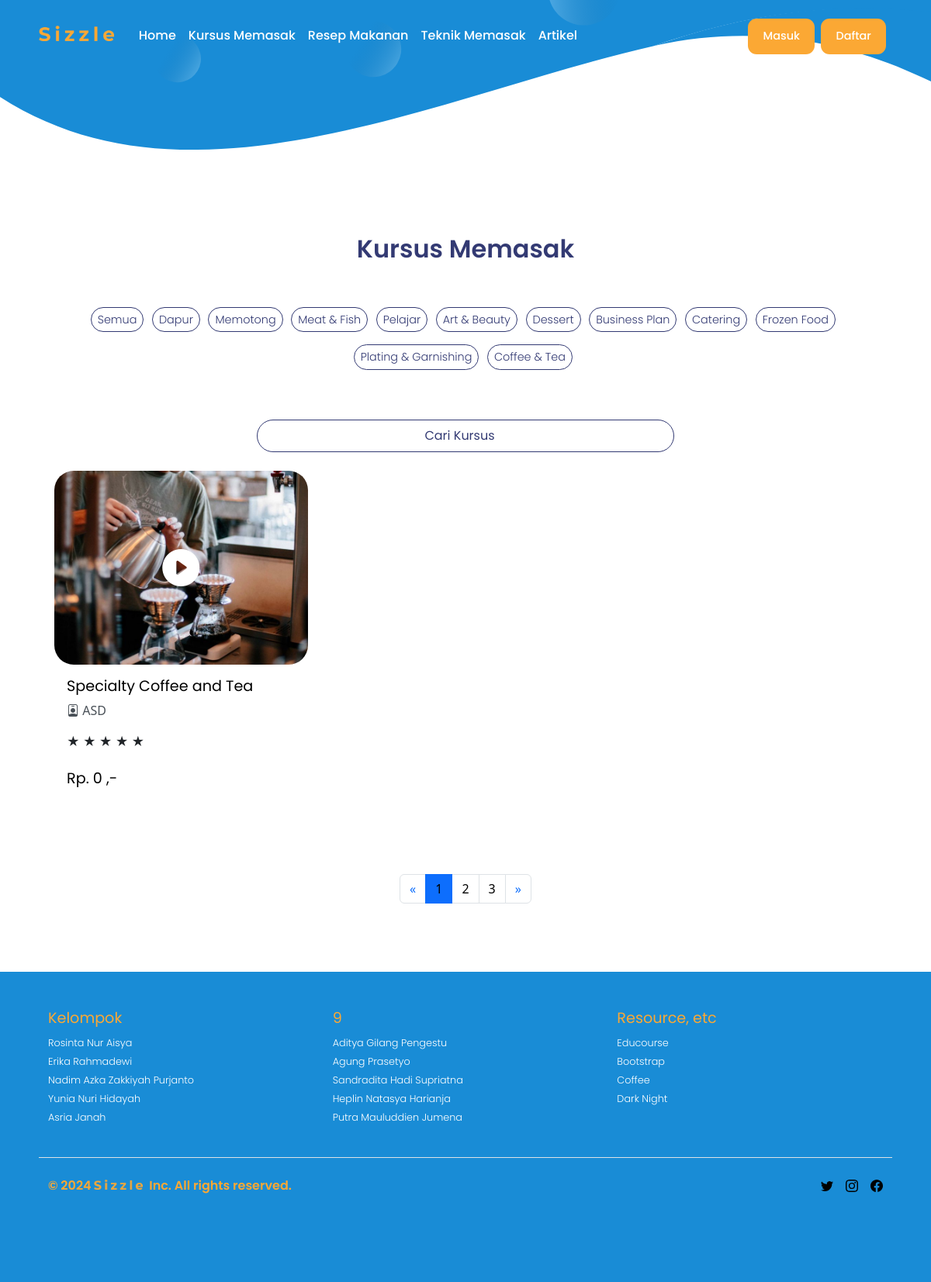
Screenshot of /kursus.html?kategori=11 with the database file from the repository.
### app/models.py (models this page shows, shortened)
class KategoriKursus(models.Model):
    id_kategori_kursus = models.AutoField(primary_key=True)
    kategori_kursus = models.CharField(max_length=50, unique=True)

class Kursus(models.Model):
    id_kursus = models.AutoField(primary_key=True)
    id_kegiatan = models.IntegerField(null=True, blank=True, unique=True)
    nama_kursus = models.CharField(max_length=50, unique=True)
    deskripsi_singkat = models.TextField(null=True, blank=True)
    chef = models.CharField(max_length=100)
    rating = models.DecimalField(max_digits=3, decimal_places=2, default=0.00)
    harga_kursus = models.IntegerField(default=0)
    gambar_kursus = models.ImageField(upload_to='images/kursus/', null=True, blank=True)
    deskripsi_kursus = models.TextField(null=True, blank=True)
    tingkat_kesulitan = models.CharField(max_length=50, null=True, blank=True)
    tanggal_mulai = models.DateField(null=True, blank=True)
    tanggal_selesai = models.DateField(null=True, blank=True)
    materi_kursus = models.TextField(null=True, blank=True)
    jumlah_peserta = models.IntegerField(default=0)
    syarat_pendaftaran = models.TextField(null=True, blank=True)
    kategori_kursus = models.ForeignKey('KategoriKursus', on_delete=models.CASCADE, related_name='kursuss', default=1)

### app/views.py (the view)
# urls.py: path('kursus.html', views.kursus, name='kursus'),
def kursus(request):
    kategori_id = request.GET.get('kategori')
    if kategori_id:
        kategori = get_object_or_404(KategoriKursus, id_kategori_kursus=kategori_id)
        kursuss = Kursus.objects.filter(kategori_kursus=kategori)
    else:
        kursuss = Kursus.objects.all()
    kategori_kursuss = KategoriKursus.objects.all()
    context = {
        'kursuss': kursuss,
        'kategori_kursuss': kategori_kursuss,
        'selected_kategori_id': kategori_id
    }
    return render(request, 'kursus.html', context)

### templates/kursus.html (shortened to what this page needs)
<!DOCTYPE html>
{% extends 'base.html' %}
{% load static %}
{% block body_block %}
<div class="container">
<div class="row row-cols-1 row-cols-sm-2 row-cols-md-3 g-4" id="box-container">
  <div class="col-md-12 text-center">
    <h2>Kursus Memasak</h2>
    <div class="justify-content-center py-5">
      <a href="{% url 'kursus' %}" class="text-decoration-none">
        <span class="kategori-badge align-items-center p-2 pe-2 ps-2">Semua</span>
      </a>
      {% for kategori in kategori_kursuss %}
      <a href="{% url 'kursus' %}?kategori={{ kategori.id_kategori_kursus }}" class="text-decoration-none">
        <span class="kategori-badge align-items-center p-2 pe-2 ps-2">
          {{ kategori.kategori_kursus|title }}
        </span>
      </a>
      {% endfor %}
    </div>
    <form role="search">
      <input class="search pe-2" id="filter" type="search" placeholder="Cari Kursus" aria-label="Search" name="q">
  </form>
  </div>
  {% for kursus in kursuss %}
  <div class="col-6 mb-3">
    <a href="{% url 'detail_kursus' kursus.id_kursus %}">
      <div class="card shadow-none rounded-3 border-0">
        <div class="position-relative">
          {% if kursus.gambar_kursus %}
          <img src="{{ kursus.gambar_kursus.url }}" alt="{{ kursus.nama_kursus }}" class="img-fluid">
          {% else %}
          <img src="{% static 'images/sizzle-logo.svg' %}" alt="Default Image" class="img-fluid">
          {% endif %}
          <i class="bi bi-play-circle-fill position-absolute top-50 start-50 translate-middle text-white"
            style="font-size: 3rem"></i>
        </div>
        <div class="card-body">
          <h5 class="card-title text-body-emphasis fw-normal">{{ kursus.nama_kursus }}</h5>
          <p class="card-text text-light-emphasis bi bi-person-badge"> {{ kursus.chef }}</p>
          <div class="rating">
            {% for i in "12345" %}
            {% if forloop.counter <= kursus.rating|floatformat %} <span class="star text-warning">&#9733;</span>
              {% else %}
              <span class="star">&#9733;</span>
              {% endif %}
              {% endfor %}
          </div>
          <br />
          <h5 class="text-body-emphasis fw-normal">Rp. {{ kursus.harga_kursus }} ,-</h5>
        </div>
      </div>
    </a>
  </div>
  {% endfor %}
</div>
<div class="col-md-12 text-center mt-5 pt-4 mb-5">
  <div id="pagination-container">
    <nav aria-label="Page navigation example">
      <ul class="pagination justify-content-center">
        <li class="page-item">
          <a class="page-link prev" href="#" aria-label="Previous">
            <span aria-hidden="true">&laquo;</span>
          </a>
        </li>
        <li class="page-item"><a class="page-link text-body-emphasis active" href="#">1</a></li>
        <li class="page-item"><a class="page-link text-body-emphasis" href="#">2</a></li>
        <li class="page-item"><a class="page-link text-body-emphasis" href="#">3</a></li>
        <li class="page-item">
          <a class="page-link next" href="#" aria-label="Next">
            <span aria-hidden="true">&raquo;</span>
          </a>
        </li>
      </ul>
    </nav>
  </div>
</div>
</div>
{% endblock %}

### static/css/base.css (style rules this page uses)
:root { scroll-behavior: smooth; }
.container { max-width: 1100px; padding-top: 10em; }

### static/css/custom.css (style rules this page uses)
:root { --Poppins: 'Poppins', sans-serif; }
.col-6 > a { text-decoration: none; }
h2 { font-family: var(--Poppins); font-weight: 600; font-size: 2rem; color: #333A73; }
h5 { font-family: var(--Poppins); font-weight: 400; font-size: 1.2rem; color: #fba834; }
.position-relative { overflow: hidden; border-radius: 25px; }
.position-relative img { height: 100%; width: 100%; width: 330px; height: 250px; overflow: hidden; object-fit: cover; transition: scale 400ms; }
.card { margin: 0 0.5em; box-shadow: 2px 6px 8px 0 rgba(22, 22, 26, 0.18); border: none; }
.card img { max-height: 100%; max-width: 100%; }
.bi-play-circle-fill { position: absolute; top: 50%; left: 50%; transform: translate(-50%, -50%); }
.kategori-badge { font-family: var(--Poppins); border: 1px solid #333A73; color: #333A73; font-weight: 350; display: inline-block; font-size: .9rem; border-radius: 1.5rem; line-height: 1; text-align: center; margin-right: 0.4rem; margin-bottom: 1rem; cursor: pointer; transition: background-color 0.3s ease, color 0.3s ease; }
.search { font-family: var(--Poppins); width: 50%; padding: 0.5rem; border: 1px solid #333A73; border-radius: 1.5rem; font-size: 1rem; outline: none; color: #fba834; text-align: center; }
.search::placeholder { text-align: center; color: #333A73; }

### rows the page displays
KategoriKursus: kategori_kursus "Dapur"
KategoriKursus: kategori_kursus "Memotong"
KategoriKursus: kategori_kursus "Meat & Fish"
KategoriKursus: kategori_kursus "Pelajar"
KategoriKursus: kategori_kursus "Art & Beauty"
KategoriKursus: kategori_kursus "Dessert"
KategoriKursus: kategori_kursus "Business Plan"
KategoriKursus: kategori_kursus "Catering"
KategoriKursus: kategori_kursus "Frozen Food"
KategoriKursus: kategori_kursus "Plating & Garnishing"
KategoriKursus: kategori_kursus "Coffee & Tea"
Kursus: gambar_kursus (picture), nama_kursus "Specialty Coffee and Tea", chef "ASD", rating 0 (drawn), harga_kursus "0"
